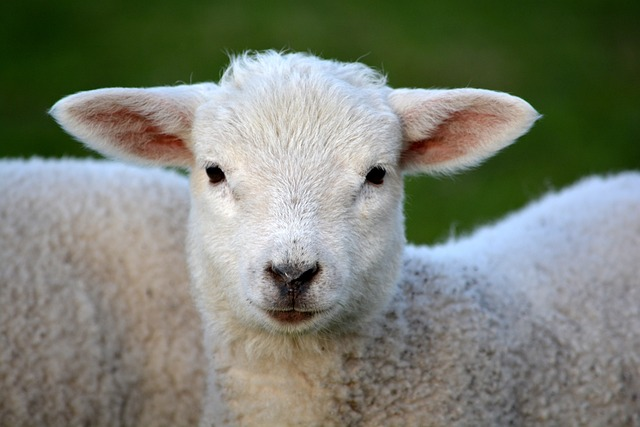
#> input picture OpenCV_basic_learning/lame_img.jpg, 640 x 427 px
$ jupyter execute --allow-errors 'OpenCV연습파일.ipynb'
#> lines starting #> are read from the running program, lines starting #| are printed output that depends on the picture; after the words box and inside, x2 and y2 are one past the last pixel; in counts of white or black regions, pixels touching at a corner belong together
# openCV설치
### OpenCV는 영상과 동영상처리에 사용되는 오픈 소스 라이브러리
>pip install opencv-python

[cell 1]
import cv2
cv2.__version__

## 이미지 출력 테스트

[cell 2]
import cv2
lame = cv2.imread('lame_img.jpg') #파일부르기
#> lame is the input picture: shape (427, 640, 3); mean B, G, R 112.6, 125.9, 121
cv2.imshow('lame image',lame) #'lame image' 창에 lame이미지 띄우기
# cv2.waitKey(0)#지정된 시간(msec) 동안 사용자 키 입력 대기
key = cv2.waitKey(0)
#> (key Esc is pressed here)
if(key == 32) :
    print('스페이스바 눌려서 끔')
print(key)#사용자가 누른 키를 출력할 수 있음
cv2.destroyAllWindows()#위에서 띄운 모든 창 닫기

## 이미지출력 옵션1: 색상
1. cv2.IMREAD_COLOR : 컬러이미지, png의 투명영역은 무시됨(디폴트 값)
2. cv2.IMREAD_GRAYSCALE : 흑백 이미지로 불러옴
3. cv2.IMREAD_UNCHANGED : PNG의 투명 영역도 포함

[cell 3]
import cv2
img_color = cv2.imread('lame_img.jpg',cv2.IMREAD_COLOR)
img_gray = cv2.imread('lame_img.jpg',cv2.IMREAD_GRAYSCALE)
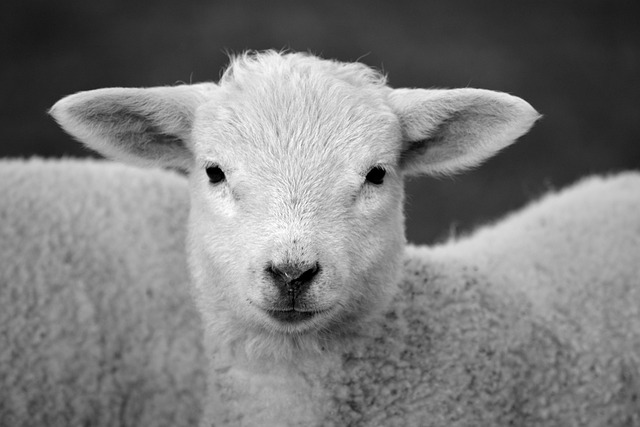
#> img_gray: shape (427, 640); min 0, max 255, mean 122.9
img_unchaged = cv2.imread('lame_img.jpg',cv2.IMREAD_UNCHANGED)

cv2.imshow('img_color',img_color)
#> (the rest of this cell did not finish here and is left out)

## 이미지출력 옵션2: 쉐입
이미지의 height나 weight,channel정보(RGB면 3이 나옴, 투명부분있으면 4)

[cell 4]
import cv2
img = cv2.imread('lame_img.jpg')
img.shape
#> Out = (427, 640, 3)

# 스케치북 그리고 도형 그리기

### 스케치북

[cell 5]
import cv2
import numpy as np

# 세로*가로, 채널(RGB)에 해당하는 스케치북 만들기
sketchbook = np.zeros((480,640,3),dtype=np.uint8)
#원하는 색 입력(255,255,255)는 화이트, []는 영역을 말하는 부분
sketchbook[:]=(200,255,255)
cv2.imshow('booook_for_drawing',sketchbook)
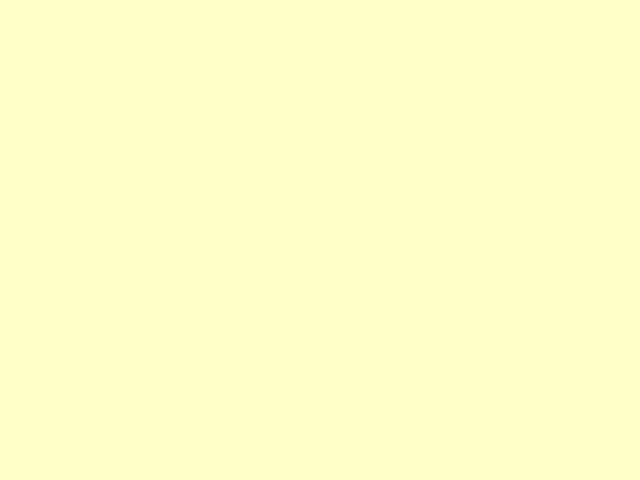
#> window 'booook_for_drawing': shape (480, 640, 3); mean B, G, R 200, 255, 255
cv2.waitKey(0)
cv2.destroyAllWindows()

### 일부 영역 색칠

[cell 6]
import cv2
import numpy as np

sketchbook = np.zeros((480,640,3),dtype=np.uint8)
# 세로는100~200, 가로는 200~300까지 영역 색칠
sketchbook[100:200,200:300]=(200,255,255)

cv2.imshow('booook_for_drawing',sketchbook)
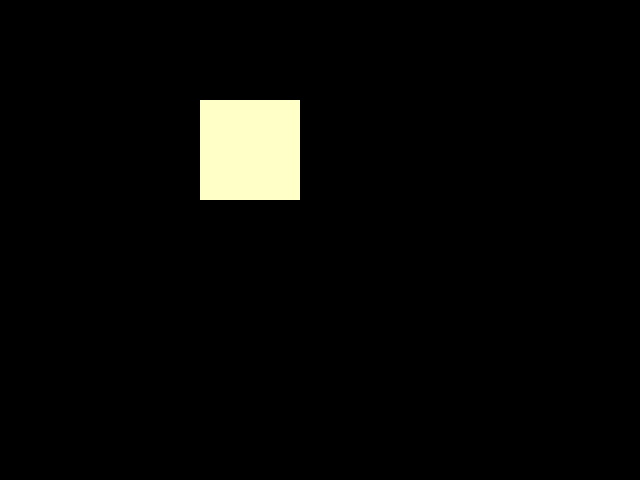
#> window 'booook_for_drawing': shape (480, 640, 3); mean B, G, R 6.5, 8.3, 8.3
cv2.waitKey(0)
cv2.destroyAllWindows()

# 이미지에 도형 그리기

### 사각형 그리기

[cell 7]
import cv2
import numpy as np

lame = cv2.imread('lame_img.jpg')
# 세로는100~200, 가로는 200~300까지 영역 색칠
lame[110:210,200:300]=(200,255,255)

cv2.imshow('lame_for_drawing',lame)
cv2.waitKey(0)
cv2.destroyAllWindows()

### 원그리기

[cell 8]
import cv2
import numpy as np

lame = cv2.imread('lame_img.jpg')
# 세로는100~200, 가로는 200~300까지 영역 색칠

COLOR = (255,255,0) #BGR옥색
RADIUS = 50 #반지름
THICKNESS = 10 #선두께

#그릴 위치, 원의 중심점, 반지름, 색깔, 두께, 선종류
cv2.circle(lame,(300,100),RADIUS,COLOR,THICKNESS, cv2.LINE_AA) #속이 빈 원

cv2.circle(lame,(100,200),RADIUS,(140,255,255),cv2.FILLED, cv2.LINE_AA) #속이 찬 원(노랑)
cv2.circle(lame,(500,300),20,(199,242,164),cv2.FILLED, cv2.LINE_AA) #속이 찬 원(연두)

#사각형(대상,xywh튜플, 색, 선두께(-1이면 내부채움))
cv2.rectangle(lame, (50, 200, 150, 100), (0, 255, 0), 2)
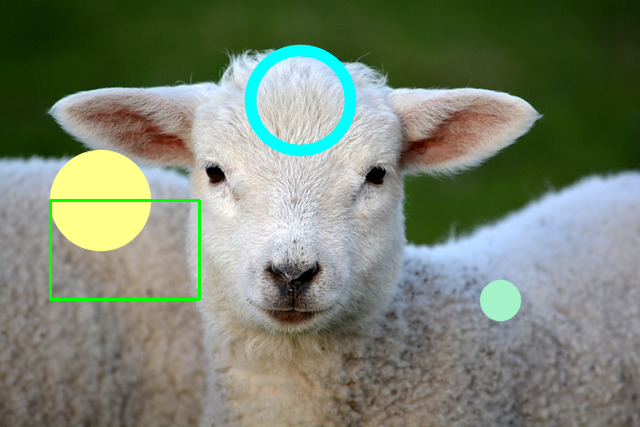
#> lame: shape (427, 640, 3); mean B, G, R 111.6, 130, 120.2

cv2.imshow('lame_for_drawing',lame)
cv2.waitKey(0)
cv2.destroyAllWindows()

### 투명도 연습

[cell 9]
import cv2
import numpy as np

lame = cv2.imread('lame_img.jpg')

#마스크 생성
shapes = np.zeros_like(lame, np.uint8)

COLOR = (146,72,249)#BGR이라는 것!!
RADIUS = 50 #반지름
THICKNESS = 10 #선두께

cv2.circle(shapes,(290,290),RADIUS,COLOR,cv2.FILLED) #속이 찬 원(핑크)
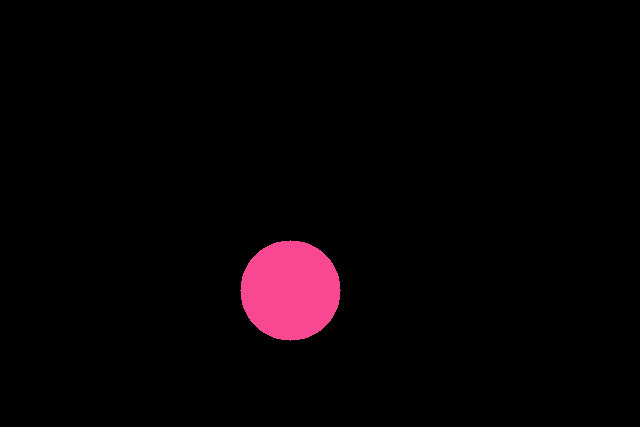
#> shapes: shape (427, 640, 3); mean of channels 0, 1, 2 4.2, 2.1, 7.1; drawn as B, G, R

out=lame.copy()
alpha = 0.4
mask = shapes.astype(bool)
out[mask] = cv2.addWeighted(lame,alpha,shapes,1-alpha,0)[mask]
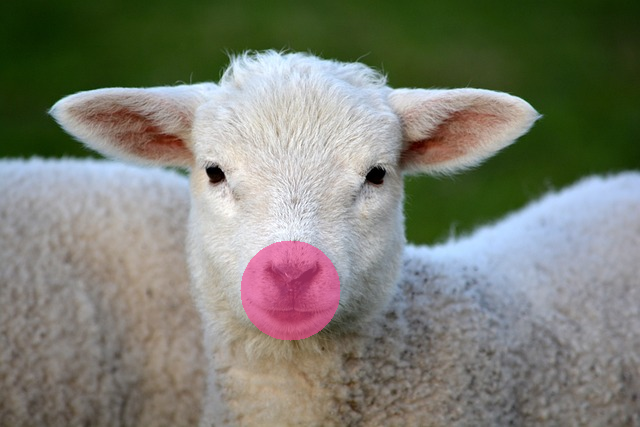
#> out: shape (427, 640, 3); 2.87% of pixels changed, all inside (x1, y1, x2, y2) = (240, 240, 341, 341)

# cv2.imshow('original',lame)
# cv2.imshow('shapes',shapes)
cv2.imshow('masked lame',out)
cv2.waitKey(0)
cv2.destroyAllWindows()

# 이미지 파일로 저장

[cell 10]
import cv2
img = cv2.imread('lame_img.jpg', cv2.IMREAD_GRAYSCALE)
cv2.imshow('file saving test', img)
cv2.waitKey(0)
cv2.destroyAllWindows()

result = cv2.imwrite('gray_lame.jpg',img)
if result : print('저장성공')

# 이미지 원근 변형

[cell 11]
import cv2
import numpy as np

original = cv2.imread('oldphoto.jpg')
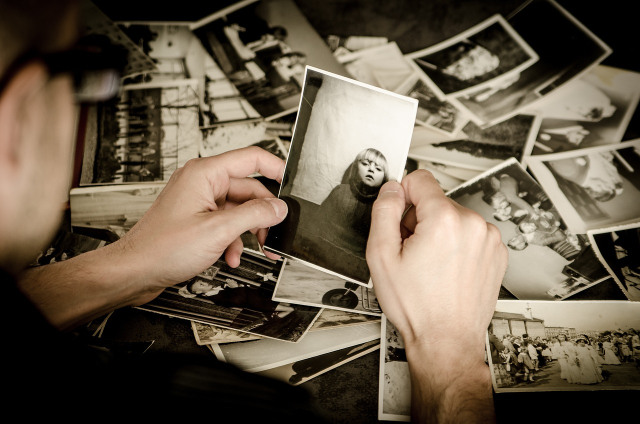
#> input picture OpenCV_basic_learning/oldphoto.jpg, 1280 x 848 px (shown at 1/2 size)
#> original is the input picture: shape (848, 1280, 3); mean B, G, R 74.7, 92, 104.9

width, height = 286,435 #가로세로 크기로 결과물 출력

src = np.array([[614,130],[835,198],[742,576],[524,493]],dtype=np.float32) #input 4개
dst = np.array([[0,0],[width,0],[width,height],[0,height]],dtype=np.float32) #output 4개

matrix = cv2.getPerspectiveTransform(src,dst)#matrix를 얻어옴
#> (the rest of this cell did not finish here and is left out)
